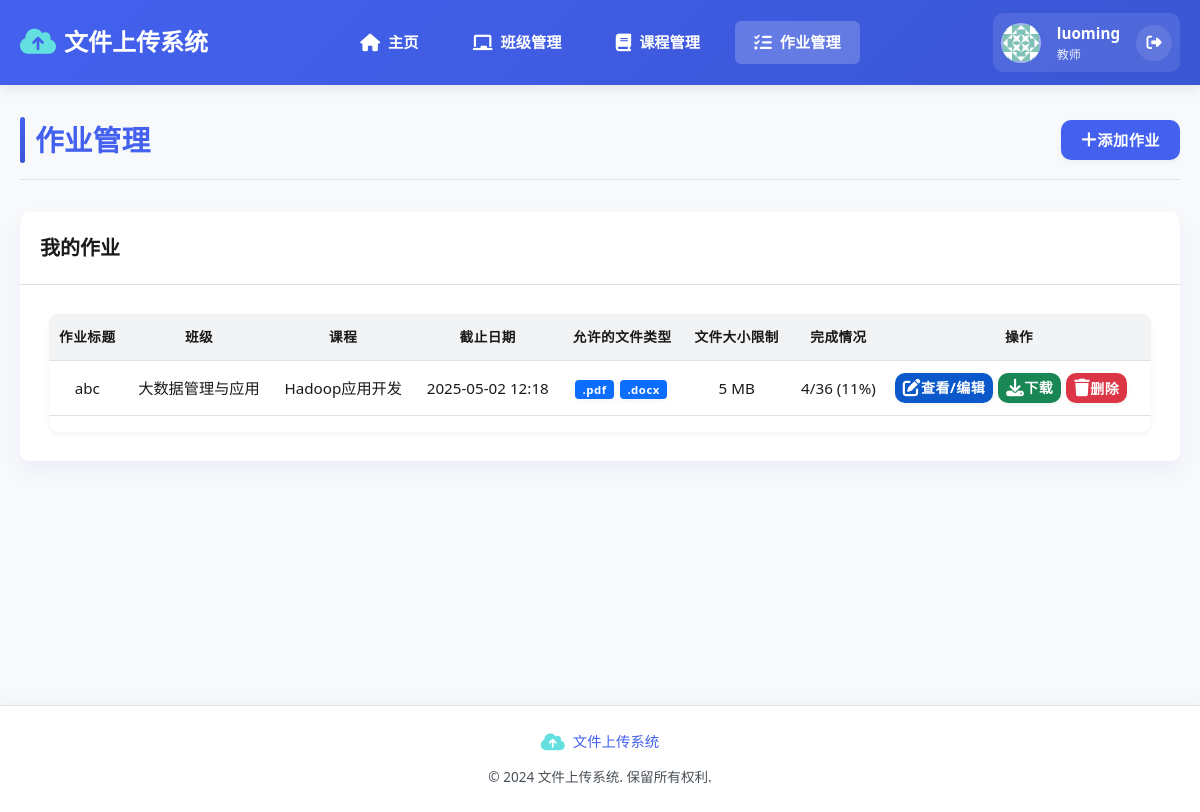
The app's page /assignments (signed in) with its own data.
### app/models/models.py (models this page shows)
class User(Base):
    __tablename__ = "users"
    id = Column(Integer, primary_key=True, index=True)
    username = Column(String, unique=True, index=True)
    hashed_password = Column(String)
    role = Column(String)  # admin, teacher, student
    created_at = Column(DateTime, default=datetime.datetime.now)
    classes = relationship("Class", secondary=class_student_association, back_populates="students")
    teacher_classes = relationship("Class", back_populates="teacher")
    assignments = relationship("Assignment", back_populates="teacher")
    submissions = relationship("Submission", back_populates="student")

class Assignment(Base):
    __tablename__ = "assignments"
    id = Column(Integer, primary_key=True, index=True)
    title = Column(String, index=True)
    description = Column(String)
    class_id = Column(Integer, ForeignKey("classes.id"))
    course_id = Column(Integer, ForeignKey("courses.id"))
    teacher_id = Column(Integer, ForeignKey("users.id"))
    due_date = Column(DateTime)
    allowed_file_types = Column(String, default=".pdf,.docx")  # 默认允许pdf和docx格式
    max_file_size = Column(Integer, default=5)  # 文件大小限制，单位为MB，默认5MB
    created_at = Column(DateTime, default=datetime.datetime.now)
    class_obj = relationship("Class", back_populates="assignments")
    course = relationship("Course", back_populates="assignments")
    teacher = relationship("User", back_populates="assignments")
    submissions = relationship("Submission", back_populates="assignment")

class Class(Base):
    __tablename__ = "classes"
    id = Column(Integer, primary_key=True, index=True)
    name = Column(String, index=True)
    description = Column(String, nullable=True)
    teacher_id = Column(Integer, ForeignKey("users.id"))
    created_at = Column(DateTime, default=datetime.datetime.now)
    teacher = relationship("User", back_populates="teacher_classes", foreign_keys=[teacher_id])
    students = relationship("User", secondary=class_student_association, back_populates="classes")
    courses = relationship("Course", secondary=course_class_association, back_populates="classes")
    assignments = relationship("Assignment", back_populates="class_obj")

class Course(Base):
    __tablename__ = "courses"
    id = Column(Integer, primary_key=True, index=True)
    name = Column(String, index=True)
    code = Column(String, index=True)
    description = Column(String, nullable=True)
    semester = Column(String)
    teacher_id = Column(Integer, ForeignKey("users.id"))
    created_at = Column(DateTime, default=datetime.datetime.now)
    classes = relationship("Class", secondary=course_class_association, back_populates="courses")
    assignments = relationship("Assignment", back_populates="course")

### app/routers/assignments.py (the view)
@router.get("/assignments", response_class=HTMLResponse, name="assignments")
async def list_assignments(
    request: Request,
    current_user: User = Depends(teacher_required),
    db: Session = Depends(get_db)
):
    if current_user.role == "admin":
        assignments = db.query(Assignment).all()
    else:
        assignments = db.query(Assignment).filter(Assignment.teacher_id == current_user.id).all()
    for assignment in assignments:
        assignment.submissions_count = len(assignment.submissions)
        assignment.total_students = len(assignment.class_obj.students) if assignment.class_obj else 0
    return templates.TemplateResponse(
        "assignments.html",
        {"request": request, "user": current_user, "assignments": assignments}
    )

### templates/assignments.html (shortened to what this page needs)
{% extends "layout.html" %}
{% block content %}
<div class="page-header">
    <h1>作业管理</h1>
    <a href="{{ url_for('create_assignment') }}" class="btn btn-primary"><i class="fas fa-plus"></i> 添加作业</a>
</div>
<div class="card">
    <div class="card-header">
        <h2>我的作业</h2>
    </div>
    <div class="card-body">
        {% if assignments %}
        <div class="table-responsive">
            <table class="table">
                <thead>
                    <tr>
                        <th>作业标题</th>
                        <th>班级</th>
                        <th>课程</th>
                        <th>截止日期</th>
                        <th>允许的文件类型</th>
                        <th>文件大小限制</th>
                        <th>完成情况</th>
                        <th>操作</th>
                    </tr>
                </thead>
                <tbody>
                    {% for assignment in assignments %}
                    <tr>
                        <td>{{ assignment.title }}</td>
                        <td>{{ assignment.class_obj.name }}</td>
                        <td>{{ assignment.course.name }}</td>
                        <td>{{ assignment.due_date.strftime('%Y-%m-%d %H:%M') }}</td>
                        <td>
                            {% set allowed_types = assignment.allowed_file_types.split(',') if assignment.allowed_file_types else ['.pdf', '.docx'] %}
                            {% for type in allowed_types %}
                                <span class="badge badge-info">{{ type }}</span>
                            {% endfor %}
                        </td>
                        <td>{{ assignment.max_file_size if assignment.max_file_size else 5 }} MB</td>
                        <td>
                            {% if assignment.total_students > 0 %}
                            {{ assignment.submissions_count }}/{{ assignment.total_students }}
                            ({{ (assignment.submissions_count / assignment.total_students * 100)|int }}%)
                            {% else %}
                            0/0 (0%)
                            {% endif %}
                        </td>
                        <td>
                            <div class="btn-group">
                                <a href="{{ url_for('view_assignment', assignment_id=assignment.id) }}" class="btn btn-sm btn-info">
                                    <i class="fas fa-edit"></i> 查看/编辑
                                </a>
                                {% if assignment.submissions_count > 0 %}
                                <a href="{{ url_for('download_all_files', assignment_id=assignment.id) }}" class="btn btn-sm btn-success">
                                    <i class="fas fa-download"></i> 下载
                                </a>
                                {% else %}
                                <button class="btn btn-sm btn-secondary" disabled data-toggle="tooltip" data-placement="top" title="暂无学生提交文件，无法下载">
                                    <i class="fas fa-download"></i> 下载
                                </button>
                                {% endif %}
                                <button type="button" onclick="confirmDelete('{{ assignment.id }}', '{{ assignment.title }}')" class="btn btn-sm btn-danger">
                                    <i class="fas fa-trash"></i> 删除
                                </button>
                            </div>
                        </td>
                    </tr>
                    {% endfor %}
                </tbody>
            </table>
        </div>
        {% else %}
        <div class="alert alert-info">
            您还没有创建任何作业。点击"添加作业"按钮创建您的第一个作业。
        </div>
        {% endif %}
    </div>
</div>
{% endblock %}

### templates/layout.html (shortened to what this page needs)
<!DOCTYPE html>
<html lang="zh-CN">
<head>
    <link rel="stylesheet" href="https://cdnjs.cloudflare.com/ajax/libs/font-awesome/6.4.0/css/all.min.css">
    <link rel="stylesheet" href="{{ url_for('static', path='/css/style.css') }}">
</head>
<body>
    <header>
        <div class="container">
            <div class="navbar">
                <a href="/dashboard" class="logo">
                    <i class="fas fa-cloud-upload-alt"></i>
                    <span>文件上传系统</span>
                </a>
                <nav class="nav-links-container">
                    <ul class="nav-links">
                        <li><a href="{{ url_for('dashboard') }}" class="{{ 'active' if request.url.path == '/dashboard' }}"><i class="fas fa-home"></i> 主页</a></li>
                        {% if user.role == 'teacher' or user.role == 'admin' %}
                        <li><a href="{{ url_for('classes') }}" class="{{ 'active' if request.url.path == '/classes' }}"><i class="fas fa-chalkboard"></i> 班级管理</a></li>
                        <li><a href="{{ url_for('courses') }}" class="{{ 'active' if request.url.path == '/courses' }}"><i class="fas fa-book"></i> 课程管理</a></li>
                        <li><a href="{{ url_for('assignments') }}" class="{{ 'active' if request.url.path == '/assignments' }}"><i class="fas fa-tasks"></i> 作业管理</a></li>
                        {% endif %}
                    </ul>
                </nav>
                <div class="user-info">
                    <div class="user-avatar">
                        <img src="{{ url_for('static', path='/images/avatar.png') }}" alt="用户头像">
                    </div>
                    <div class="user-details">
                        <span class="user-name">{{ user.username }}</span>
                        <span class="user-role">{{ user.role|replace('admin', '管理员')|replace('teacher', '教师')|replace('student', '学生') }}</span>
                    </div>
                    <a href="{{ url_for('logout') }}" class="logout-btn"><i class="fas fa-sign-out-alt"></i></a>
                </div>
            </div>
        </div>
    </header>
    <div class="main-content">
        <div class="container">
            <div class="content-wrapper">
                {% block content %}{% endblock %}
            </div>
        </div>
    </div>
    <footer>
        <div class="container">
            <div class="footer-content">
                <div class="footer-logo">
                    <i class="fas fa-cloud-upload-alt"></i>
                    <span>文件上传系统</span>
                </div>
                <p class="copyright">&copy; 2024 文件上传系统. 保留所有权利.</p>
            </div>
        </div>
    </footer>
</body>
</html>

### templates/assignments.html (style rules this page uses)
.btn-group { display: flex; gap: 5px; }
.table td { vertical-align: middle; }
.btn-sm { padding: 0.25rem 0.5rem; font-size: 0.875rem; }
.badge { display: inline-block; margin-right: 2px; padding: 0.35em 0.65em; font-size: 0.75em; font-weight: 700; line-height: 1; color: #fff; text-align: center; white-space: nowrap; vertical-align: baseline; border-radius: 0.25rem; }
.badge-info { background-color: #0d6efd; }

### records on screen
User: username "luoming", role "教师"
Assignment: title "abc", class_obj.name "大数据管理与应用", course.name "Hadoop应用开发", due_date "2025-05-02 12:18", allowed_types ".pdf" ".docx", max_file_size "5", submissions_count "4", total_students "36", submissions_count "11"
